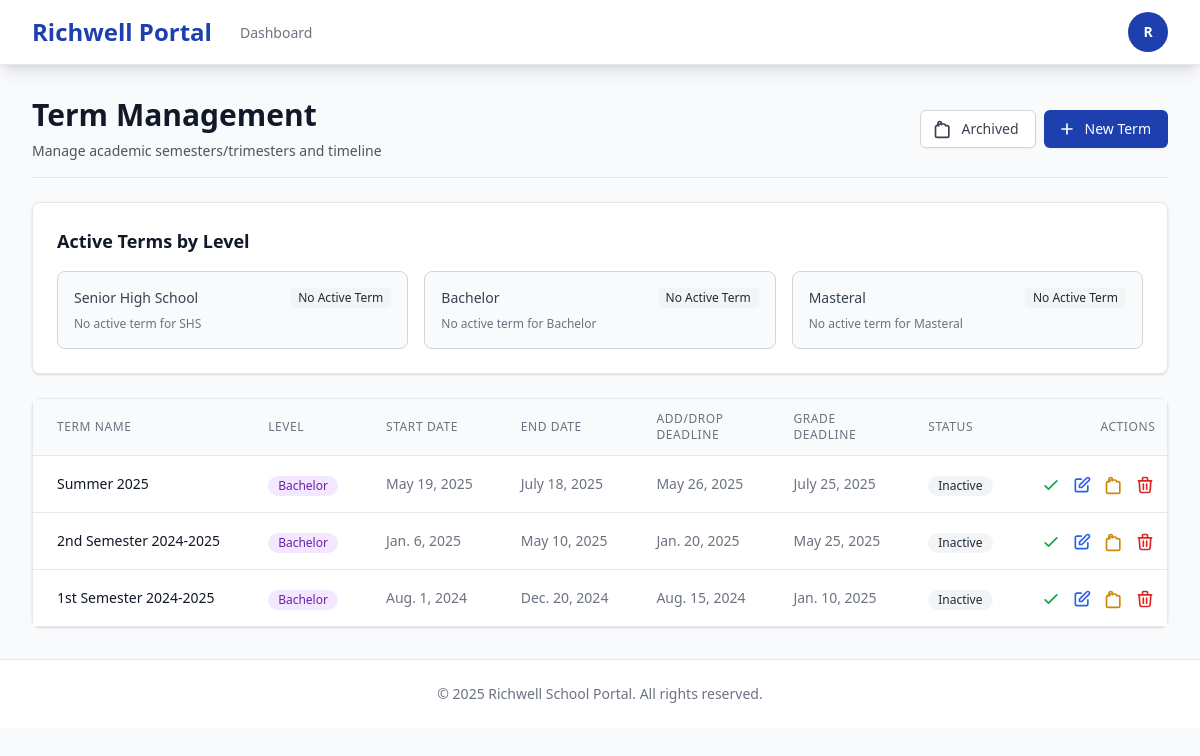
The app's page /registrar/enrollment/terms/ (signed in), older data.
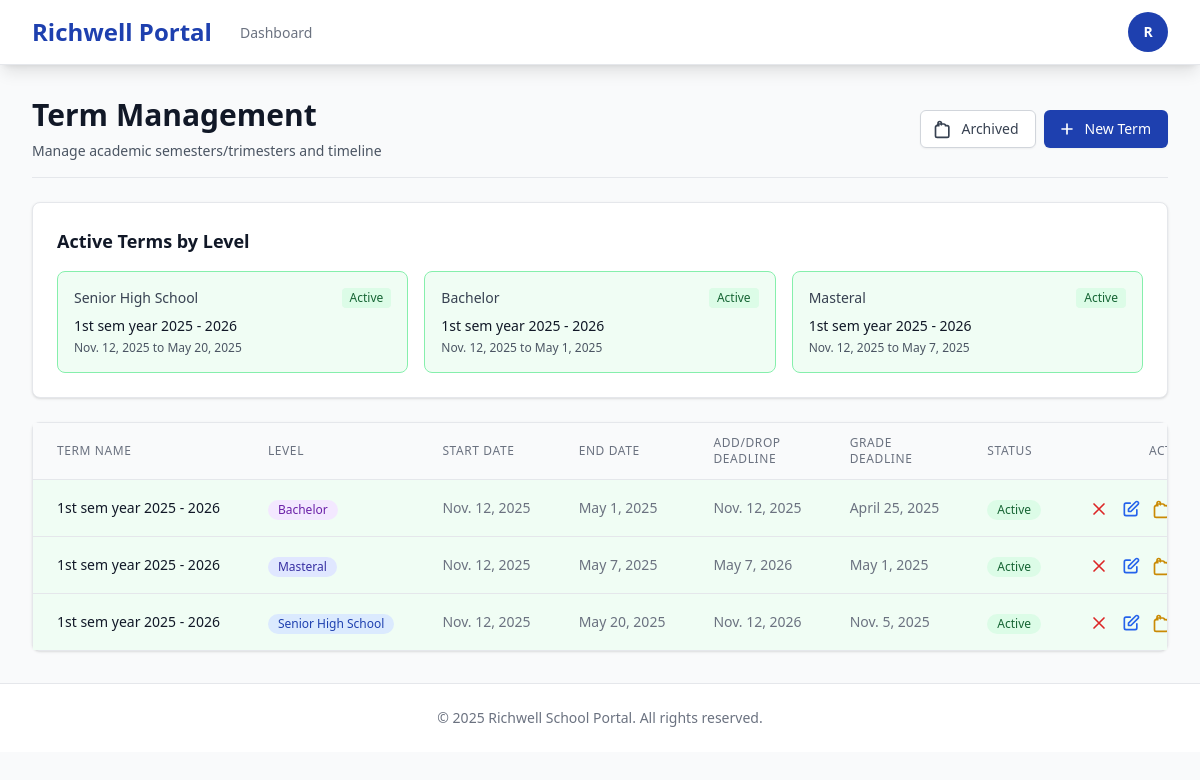
The same page, newer data.
### enrollment/models.py (models this page shows, shortened)
class Term(models.Model):
    LEVEL_CHOICES = [
        ('SHS', 'Senior High School'),
        ('Bachelor', 'Bachelor'),
        ('Masteral', 'Masteral'),
    ]
    name = models.CharField(max_length=50)
    level = models.CharField(max_length=20, choices=LEVEL_CHOICES, default='Bachelor')
    start_date = models.DateField()
    end_date = models.DateField()
    add_drop_deadline = models.DateField(null=True, blank=True)
    grade_encoding_deadline = models.DateField(null=True, blank=True)
    is_active = models.BooleanField(default=False)
    archived = models.BooleanField(default=False)
    created_at = models.DateTimeField(auto_now_add=True)
    class Meta:
        unique_together = ('name', 'level')

### enrollment/views.py (the view)
# urls.py: path('terms/', views.terms_list, name='terms_list'),
@role_required('registrar')
def terms_list(request):
    terms = Term.objects.filter(archived=False).order_by('level', '-start_date')
    active_terms = {
        'SHS': Term.objects.filter(is_active=True, archived=False, level='SHS').first(),
        'Bachelor': Term.objects.filter(is_active=True, archived=False, level='Bachelor').first(),
        'Masteral': Term.objects.filter(is_active=True, archived=False, level='Masteral').first(),
    }
    context = {
        'terms': terms,
        'active_terms': active_terms,
        'level_choices': Term.LEVEL_CHOICES,
    }
    return render(request, 'registrar/terms/terms_list.html', context)

### templates/registrar/terms/terms_list.html (shortened to what the changed rows need)
{% extends 'base.html' %}
{% block content %}
<div class="space-y-6">
    <div class="flex justify-between items-center border-b border-gray-200 pb-4">
        <div>
            <h1 class="text-3xl font-bold text-gray-900">Term Management</h1>
        </div>
    </div>
    <div class="bg-white shadow rounded-lg border border-gray-200 p-6">
        <h2 class="text-lg font-semibold text-gray-900 mb-4">Active Terms by Level</h2>
        <div class="grid grid-cols-1 md:grid-cols-3 gap-4">
            <div class="border rounded-lg p-4 {% if active_terms.SHS %}bg-green-50 border-green-300{% else %}bg-gray-50 border-gray-300{% endif %}">
                <div class="flex items-center justify-between mb-2">
                    <h3 class="text-sm font-medium text-gray-700">Senior High School</h3>
                    {% if active_terms.SHS %}
                    <span class="inline-flex items-center px-2 py-0.5 rounded text-xs font-medium bg-green-100 text-green-800">Active</span>
                    {% else %}
                    <span class="inline-flex items-center px-2 py-0.5 rounded text-xs font-medium bg-gray-100 text-gray-800">No Active Term</span>
                    {% endif %}
                </div>
                {% if active_terms.SHS %}
                <p class="text-sm text-gray-900 font-medium">{{ active_terms.SHS.name }}</p>
                <p class="text-xs text-gray-600 mt-1">{{ active_terms.SHS.start_date }} to {{ active_terms.SHS.end_date }}</p>
                {% else %}
                <p class="text-xs text-gray-500">No active term for SHS</p>
                {% endif %}
            </div>
            <div class="border rounded-lg p-4 {% if active_terms.Bachelor %}bg-green-50 border-green-300{% else %}bg-gray-50 border-gray-300{% endif %}">
                <div class="flex items-center justify-between mb-2">
                    <h3 class="text-sm font-medium text-gray-700">Bachelor</h3>
                    {% if active_terms.Bachelor %}
                    <span class="inline-flex items-center px-2 py-0.5 rounded text-xs font-medium bg-green-100 text-green-800">Active</span>
                    {% else %}
                    <span class="inline-flex items-center px-2 py-0.5 rounded text-xs font-medium bg-gray-100 text-gray-800">No Active Term</span>
                    {% endif %}
                </div>
                {% if active_terms.Bachelor %}
                <p class="text-sm text-gray-900 font-medium">{{ active_terms.Bachelor.name }}</p>
                <p class="text-xs text-gray-600 mt-1">{{ active_terms.Bachelor.start_date }} to {{ active_terms.Bachelor.end_date }}</p>
                {% else %}
                <p class="text-xs text-gray-500">No active term for Bachelor</p>
                {% endif %}
            </div>
            <div class="border rounded-lg p-4 {% if active_terms.Masteral %}bg-green-50 border-green-300{% else %}bg-gray-50 border-gray-300{% endif %}">
                <div class="flex items-center justify-between mb-2">
                    <h3 class="text-sm font-medium text-gray-700">Masteral</h3>
                    {% if active_terms.Masteral %}
                    <span class="inline-flex items-center px-2 py-0.5 rounded text-xs font-medium bg-green-100 text-green-800">Active</span>
                    {% else %}
                    <span class="inline-flex items-center px-2 py-0.5 rounded text-xs font-medium bg-gray-100 text-gray-800">No Active Term</span>
                    {% endif %}
                </div>
                {% if active_terms.Masteral %}
                <p class="text-sm text-gray-900 font-medium">{{ active_terms.Masteral.name }}</p>
                <p class="text-xs text-gray-600 mt-1">{{ active_terms.Masteral.start_date }} to {{ active_terms.Masteral.end_date }}</p>
                {% else %}
                <p class="text-xs text-gray-500">No active term for Masteral</p>
                {% endif %}
            </div>
        </div>
    </div>
    <div class="bg-white shadow rounded-lg border border-gray-200">
        <div class="overflow-x-auto">
            {% if terms %}
            <table class="min-w-full divide-y divide-gray-200">
                <thead class="bg-gray-50">
                    <tr>
                        <th class="px-6 py-3 text-left text-xs font-medium text-gray-500 uppercase tracking-wider">Term Name</th>
                        <th class="px-6 py-3 text-left text-xs font-medium text-gray-500 uppercase tracking-wider">Level</th>
                        <th class="px-6 py-3 text-left text-xs font-medium text-gray-500 uppercase tracking-wider">Start Date</th>
                        <th class="px-6 py-3 text-left text-xs font-medium text-gray-500 uppercase tracking-wider">End Date</th>
                        <th class="px-6 py-3 text-left text-xs font-medium text-gray-500 uppercase tracking-wider">Add/Drop Deadline</th>
                        <th class="px-6 py-3 text-left text-xs font-medium text-gray-500 uppercase tracking-wider">Grade Deadline</th>
                        <th class="px-6 py-3 text-left text-xs font-medium text-gray-500 uppercase tracking-wider">Status</th>
                        <th class="px-6 py-3 text-right text-xs font-medium text-gray-500 uppercase tracking-wider">Actions</th>
                    </tr>
                </thead>
                <tbody class="bg-white divide-y divide-gray-200">
                    {% for term in terms %}
                    <tr class="hover:bg-gray-50 {% if term.is_active %}bg-green-50{% endif %}">
                        <td class="px-6 py-4 whitespace-nowrap">
                            <div class="text-sm font-medium text-gray-900">{{ term.name }}</div>
                        </td>
                        <td class="px-6 py-4 whitespace-nowrap">
                            <span class="inline-flex items-center px-2.5 py-0.5 rounded-full text-xs font-medium
                                {% if term.level == 'SHS' %}bg-blue-100 text-blue-800
                                {% elif term.level == 'Bachelor' %}bg-purple-100 text-purple-800
                                {% else %}bg-indigo-100 text-indigo-800{% endif %}">
                                {{ term.get_level_display }}
                            </span>
                        </td>
                        <td class="px-6 py-4 whitespace-nowrap text-sm text-gray-500">
                            {{ term.start_date }}
                        </td>
                        <td class="px-6 py-4 whitespace-nowrap text-sm text-gray-500">
                            {{ term.end_date }}
                        </td>
                        <td class="px-6 py-4 whitespace-nowrap text-sm text-gray-500">
                            {{ term.add_drop_deadline|default:"Not set" }}
                        </td>
                        <td class="px-6 py-4 whitespace-nowrap text-sm text-gray-500">
                            {{ term.grade_encoding_deadline|default:"Not set" }}
                        </td>
                        <td class="px-6 py-4 whitespace-nowrap">
                            {% if term.is_active %}
                            <span class="inline-flex items-center px-2.5 py-0.5 rounded-full text-xs font-medium bg-green-100 text-green-800">
                                Active
                            </span>
                            {% else %}
                            <span class="inline-flex items-center px-2.5 py-0.5 rounded-full text-xs font-medium bg-gray-100 text-gray-800">
                                Inactive
                            </span>
                            {% endif %}
                        </td>
                        <td class="px-6 py-4 whitespace-nowrap text-right text-sm font-medium space-x-2">
                            {% if not term.is_active %}
                            <a href="{% url 'enrollment:term_activate' term.pk %}"
                               class="text-green-600 hover:text-green-900"
                               title="Activate">
                                <svg class="inline h-5 w-5" fill="none" viewBox="0 0 24 24" stroke="currentColor">
                                    <path stroke-linecap="round" stroke-linejoin="round" stroke-width="2" d="M5 13l4 4L19 7"/>
                                </svg>
                            </a>
                            {% else %}
                            <a href="{% url 'enrollment:term_close' term.pk %}"
                               class="text-red-600 hover:text-red-900"
                               title="Close">
                                <svg class="inline h-5 w-5" fill="none" viewBox="0 0 24 24" stroke="currentColor">
                                    <path stroke-linecap="round" stroke-linejoin="round" stroke-width="2" d="M6 18L18 6M6 6l12 12"/>
                                </svg>
                            </a>
                            {% endif %}
                            <button onclick="openEditModal({{ term.id }}, '{{ term.name }}', '{{ term.level }}', '{{ term.start_date|date:'Y-m-d' }}', '{{ term.end_date|date:'Y-m-d' }}', '{{ term.add_drop_deadline|date:'Y-m-d'|default:'' }}', '{{ term.grade_encoding_deadline|date:'Y-m-d'|default:'' }}')"
                                    class="text-blue-600 hover:text-blue-900"
                                    title="Edit">
                                <svg class="inline h-5 w-5" fill="none" viewBox="0 0 24 24" stroke="currentColor">
                                    <path stroke-linecap="round" stroke-linejoin="round" stroke-width="2" d="M11 5H6a2 2 0 00-2 2v11a2 2 0 002 2h11a2 2 0 002-2v-5m-1.414-9.414a2 2 0 112.828 2.828L11.828 15H9v-2.828l8.586-8.586z"/>
                                </svg>
                            </button>
                            <a href="{% url 'enrollment:term_archive' term.pk %}"
                               class="text-yellow-600 hover:text-yellow-900"
                               title="Archive">
                                <svg class="inline h-5 w-5" fill="none" viewBox="0 0 24 24" stroke="currentColor">
                                    <path stroke-linecap="round" stroke-linejoin="round" stroke-width="2" d="M5 8a2 2 0 012-2h6a2 2 0 012 2m0 0h2a2 2 0 012 2v10a2 2 0 01-2 2H5a2 2 0 01-2-2v-10a2 2 0 012-2h2m3-4V5a2 2 0 10-4 0v2m4 0V5a2 2 0 10-4 0v2"/>
                                </svg>
                            </a>
                            <a href="{% url 'enrollment:term_delete' term.pk %}"
                               onclick="return confirm('Are you sure you want to delete this term?')"
                               class="text-red-600 hover:text-red-900"
                               title="Delete">
                                <svg class="inline h-5 w-5" fill="none" viewBox="0 0 24 24" stroke="currentColor">
                                    <path stroke-linecap="round" stroke-linejoin="round" stroke-width="2" d="M19 7l-.867 12.142A2 2 0 0116.138 21H7.862a2 2 0 01-1.995-1.858L5 7m5 4v6m4-6v6m1-10V4a1 1 0 00-1-1h-4a1 1 0 00-1 1v3M4 7h16"/>
                                </svg>
                            </a>
                        </td>
                    </tr>
                    {% endfor %}
                </tbody>
            </table>
            {% endif %}
        </div>
    </div>
</div>
{% endblock %}

Row changes from the older to the newer data that the page shows:
no longer on this page (row edited): Term: name "Summer 2025", level "Bachelor", start_date "May 19, 2025", end_date "July 18, 2025", add_drop_deadline "May 26, 2025", grade_encoding_deadline "July 25, 2025", is_active "Inactive"
no longer on this page (row edited): Term: name "2nd Semester 2024-2025", level "Bachelor", start_date "Jan. 6, 2025", end_date "May 10, 2025", add_drop_deadline "Jan. 20, 2025", grade_encoding_deadline "May 25, 2025", is_active "Inactive"
no longer on this page (row edited): Term: name "1st Semester 2024-2025", level "Bachelor", start_date "Aug. 1, 2024", end_date "Dec. 20, 2024", add_drop_deadline "Aug. 15, 2024", grade_encoding_deadline "Jan. 10, 2025", is_active "Inactive"
added Term: SHS.name "1st sem year 2025 - 2026", SHS.start_date "Nov. 12, 2025", SHS.end_date "May 20, 2025", name "1st sem year 2025 - 2026", level "Senior High School", start_date "Nov. 12, 2025", end_date "May 20, 2025", add_drop_deadline "Nov. 12, 2026", grade_encoding_deadline "Nov. 5, 2025", is_active "Active"
added Term: Bachelor.name "1st sem year 2025 - 2026", Bachelor.start_date "Nov. 12, 2025", Bachelor.end_date "May 1, 2025", name "1st sem year 2025 - 2026", level "Bachelor", start_date "Nov. 12, 2025", end_date "May 1, 2025", add_drop_deadline "Nov. 12, 2025", grade_encoding_deadline "April 25, 2025", is_active "Active"
added Term: Masteral.name "1st sem year 2025 - 2026", Masteral.start_date "Nov. 12, 2025", Masteral.end_date "May 7, 2025", name "1st sem year 2025 - 2026", level "Masteral", start_date "Nov. 12, 2025", end_date "May 7, 2025", add_drop_deadline "May 7, 2026", grade_encoding_deadline "May 1, 2025", is_active "Active"
Text that changed along with them:
text no longer shown: "No Active Term No active term for SHS No Active Term No active term for Bachelor No Active Term No active term for Masteral"
text now shown: "Active to Active to Active to"
